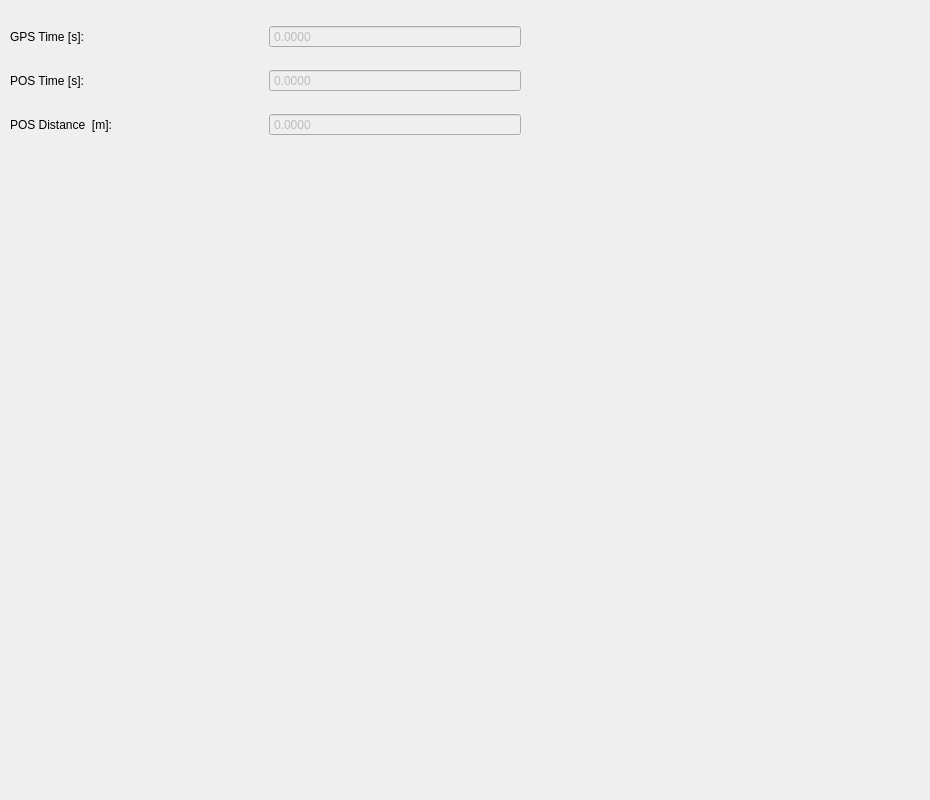
<?xml version="1.0" encoding="UTF-8"?>
<ui version="4.0">
 <class>TimeStatusTab</class>
 <widget class="QWidget" name="TimeStatusTab">
  <property name="geometry">
   <rect>
    <x>0</x>
    <y>0</y>
    <width>930</width>
    <height>800</height>
   </rect>
  </property>
  <property name="windowTitle">
   <string>Form</string>
  </property>
  <widget class="QWidget" name="gridLayoutWidget_2">
   <property name="geometry">
    <rect>
     <x>10</x>
     <y>10</y>
     <width>511</width>
     <height>141</height>
    </rect>
   </property>
   <layout class="QGridLayout" name="timeLayout">
    <item row="0" column="0">
     <widget class="QLabel" name="gpsTimeLabel">
      <property name="text">
       <string>GPS Time [s]:</string>
      </property>
     </widget>
    </item>
    <item row="2" column="0">
     <widget class="QLabel" name="distanceLabel">
      <property name="text">
       <string>POS Distance  [m]:</string>
      </property>
     </widget>
    </item>
    <item row="2" column="1">
     <widget class="QDoubleSpinBox" name="distanceSpinBox">
      <property name="enabled">
       <bool>false</bool>
      </property>
      <property name="readOnly">
       <bool>true</bool>
      </property>
      <property name="buttonSymbols">
       <enum>QAbstractSpinBox::NoButtons</enum>
      </property>
      <property name="decimals">
       <number>4</number>
      </property>
      <property name="minimum">
       <double>-1000000.000000000000000</double>
      </property>
      <property name="maximum">
       <double>1000000.000000000000000</double>
      </property>
     </widget>
    </item>
    <item row="1" column="0">
     <widget class="QLabel" name="posTimeLabel">
      <property name="text">
       <string>POS Time [s]:</string>
      </property>
     </widget>
    </item>
    <item row="1" column="1">
     <widget class="QDoubleSpinBox" name="posTimeSpinBox">
      <property name="enabled">
       <bool>false</bool>
      </property>
      <property name="readOnly">
       <bool>true</bool>
      </property>
      <property name="buttonSymbols">
       <enum>QAbstractSpinBox::NoButtons</enum>
      </property>
      <property name="decimals">
       <number>4</number>
      </property>
      <property name="minimum">
       <double>-1000000.000000000000000</double>
      </property>
      <property name="maximum">
       <double>1000000.000000000000000</double>
      </property>
     </widget>
    </item>
    <item row="0" column="1">
     <widget class="QDoubleSpinBox" name="gpsTimeSpinBox">
      <property name="enabled">
       <bool>false</bool>
      </property>
      <property name="readOnly">
       <bool>true</bool>
      </property>
      <property name="buttonSymbols">
       <enum>QAbstractSpinBox::NoButtons</enum>
      </property>
      <property name="decimals">
       <number>4</number>
      </property>
      <property name="minimum">
       <double>-1000000.000000000000000</double>
      </property>
      <property name="maximum">
       <double>1000000.000000000000000</double>
      </property>
     </widget>
    </item>
   </layout>
  </widget>
 </widget>
 <resources/>
 <connections/>
</ui>
